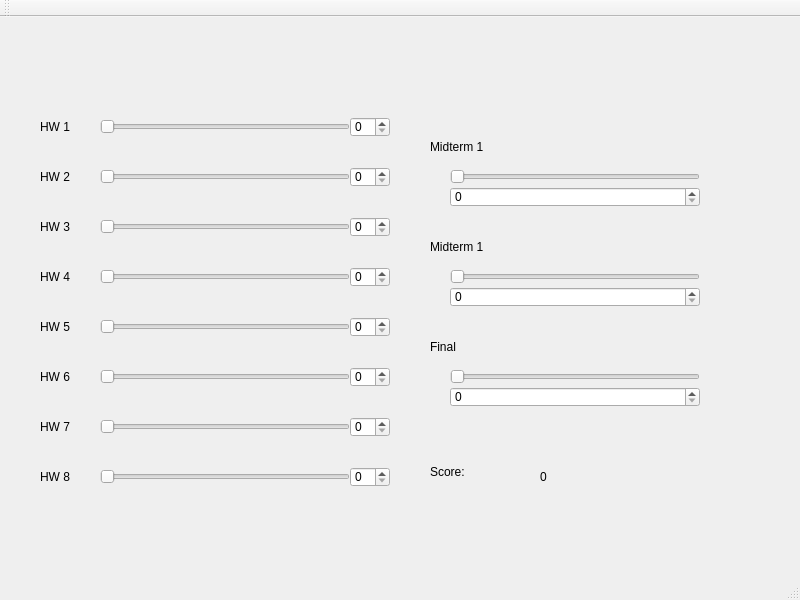
<?xml version="1.0" encoding="UTF-8"?>
<ui version="4.0">
 <class>MainWindow</class>
 <widget class="QMainWindow" name="MainWindow">
  <property name="geometry">
   <rect>
    <x>0</x>
    <y>0</y>
    <width>800</width>
    <height>600</height>
   </rect>
  </property>
  <property name="windowTitle">
   <string>MainWindow</string>
  </property>
  <widget class="QWidget" name="centralWidget">
   <widget class="QSlider" name="horizontalSlider">
    <property name="geometry">
     <rect>
      <x>100</x>
      <y>100</y>
      <width>250</width>
      <height>20</height>
     </rect>
    </property>
    <property name="maximum">
     <number>20</number>
    </property>
    <property name="pageStep">
     <number>11</number>
    </property>
    <property name="orientation">
     <enum>Qt::Horizontal</enum>
    </property>
   </widget>
   <widget class="QSlider" name="horizontalSlider_2">
    <property name="geometry">
     <rect>
      <x>100</x>
      <y>150</y>
      <width>250</width>
      <height>20</height>
     </rect>
    </property>
    <property name="maximum">
     <number>20</number>
    </property>
    <property name="orientation">
     <enum>Qt::Horizontal</enum>
    </property>
   </widget>
   <widget class="QSlider" name="horizontalSlider_3">
    <property name="geometry">
     <rect>
      <x>100</x>
      <y>200</y>
      <width>250</width>
      <height>20</height>
     </rect>
    </property>
    <property name="maximum">
     <number>20</number>
    </property>
    <property name="orientation">
     <enum>Qt::Horizontal</enum>
    </property>
   </widget>
   <widget class="QSlider" name="horizontalSlider_4">
    <property name="geometry">
     <rect>
      <x>100</x>
      <y>250</y>
      <width>250</width>
      <height>20</height>
     </rect>
    </property>
    <property name="maximum">
     <number>20</number>
    </property>
    <property name="orientation">
     <enum>Qt::Horizontal</enum>
    </property>
   </widget>
   <widget class="QSlider" name="horizontalSlider_5">
    <property name="geometry">
     <rect>
      <x>100</x>
      <y>300</y>
      <width>250</width>
      <height>20</height>
     </rect>
    </property>
    <property name="maximum">
     <number>20</number>
    </property>
    <property name="orientation">
     <enum>Qt::Horizontal</enum>
    </property>
   </widget>
   <widget class="QSlider" name="horizontalSlider_6">
    <property name="geometry">
     <rect>
      <x>100</x>
      <y>350</y>
      <width>250</width>
      <height>20</height>
     </rect>
    </property>
    <property name="maximum">
     <number>20</number>
    </property>
    <property name="orientation">
     <enum>Qt::Horizontal</enum>
    </property>
   </widget>
   <widget class="QSlider" name="horizontalSlider_7">
    <property name="geometry">
     <rect>
      <x>100</x>
      <y>400</y>
      <width>250</width>
      <height>20</height>
     </rect>
    </property>
    <property name="maximum">
     <number>20</number>
    </property>
    <property name="orientation">
     <enum>Qt::Horizontal</enum>
    </property>
   </widget>
   <widget class="QSlider" name="horizontalSlider_8">
    <property name="geometry">
     <rect>
      <x>100</x>
      <y>450</y>
      <width>250</width>
      <height>20</height>
     </rect>
    </property>
    <property name="maximum">
     <number>20</number>
    </property>
    <property name="orientation">
     <enum>Qt::Horizontal</enum>
    </property>
   </widget>
   <widget class="QLabel" name="label">
    <property name="geometry">
     <rect>
      <x>40</x>
      <y>100</y>
      <width>50</width>
      <height>20</height>
     </rect>
    </property>
    <property name="text">
     <string>HW 1</string>
    </property>
   </widget>
   <widget class="QLabel" name="label_2">
    <property name="geometry">
     <rect>
      <x>40</x>
      <y>150</y>
      <width>50</width>
      <height>20</height>
     </rect>
    </property>
    <property name="text">
     <string>HW 2</string>
    </property>
   </widget>
   <widget class="QLabel" name="label_3">
    <property name="geometry">
     <rect>
      <x>40</x>
      <y>200</y>
      <width>50</width>
      <height>20</height>
     </rect>
    </property>
    <property name="text">
     <string>HW 3</string>
    </property>
   </widget>
   <widget class="QLabel" name="label_4">
    <property name="geometry">
     <rect>
      <x>40</x>
      <y>250</y>
      <width>50</width>
      <height>20</height>
     </rect>
    </property>
    <property name="text">
     <string>HW 4</string>
    </property>
   </widget>
   <widget class="QLabel" name="label_5">
    <property name="geometry">
     <rect>
      <x>40</x>
      <y>300</y>
      <width>50</width>
      <height>20</height>
     </rect>
    </property>
    <property name="text">
     <string>HW 5</string>
    </property>
   </widget>
   <widget class="QLabel" name="label_6">
    <property name="geometry">
     <rect>
      <x>40</x>
      <y>350</y>
      <width>50</width>
      <height>20</height>
     </rect>
    </property>
    <property name="text">
     <string>HW 6</string>
    </property>
   </widget>
   <widget class="QLabel" name="label_7">
    <property name="geometry">
     <rect>
      <x>40</x>
      <y>400</y>
      <width>50</width>
      <height>20</height>
     </rect>
    </property>
    <property name="text">
     <string>HW 7</string>
    </property>
   </widget>
   <widget class="QLabel" name="label_8">
    <property name="geometry">
     <rect>
      <x>40</x>
      <y>450</y>
      <width>50</width>
      <height>20</height>
     </rect>
    </property>
    <property name="text">
     <string>HW 8</string>
    </property>
   </widget>
   <widget class="QSpinBox" name="spinBox">
    <property name="geometry">
     <rect>
      <x>350</x>
      <y>100</y>
      <width>40</width>
      <height>20</height>
     </rect>
    </property>
    <property name="maximum">
     <number>20</number>
    </property>
   </widget>
   <widget class="QSpinBox" name="spinBox_2">
    <property name="geometry">
     <rect>
      <x>350</x>
      <y>150</y>
      <width>40</width>
      <height>20</height>
     </rect>
    </property>
    <property name="maximum">
     <number>20</number>
    </property>
   </widget>
   <widget class="QSpinBox" name="spinBox_3">
    <property name="geometry">
     <rect>
      <x>350</x>
      <y>200</y>
      <width>40</width>
      <height>20</height>
     </rect>
    </property>
    <property name="maximum">
     <number>20</number>
    </property>
   </widget>
   <widget class="QSpinBox" name="spinBox_4">
    <property name="geometry">
     <rect>
      <x>350</x>
      <y>250</y>
      <width>40</width>
      <height>20</height>
     </rect>
    </property>
    <property name="maximum">
     <number>20</number>
    </property>
   </widget>
   <widget class="QSpinBox" name="spinBox_5">
    <property name="geometry">
     <rect>
      <x>350</x>
      <y>300</y>
      <width>40</width>
      <height>20</height>
     </rect>
    </property>
    <property name="maximum">
     <number>20</number>
    </property>
   </widget>
   <widget class="QSpinBox" name="spinBox_6">
    <property name="geometry">
     <rect>
      <x>350</x>
      <y>350</y>
      <width>40</width>
      <height>20</height>
     </rect>
    </property>
    <property name="maximum">
     <number>20</number>
    </property>
   </widget>
   <widget class="QSpinBox" name="spinBox_7">
    <property name="geometry">
     <rect>
      <x>350</x>
      <y>400</y>
      <width>40</width>
      <height>20</height>
     </rect>
    </property>
    <property name="maximum">
     <number>20</number>
    </property>
   </widget>
   <widget class="QSpinBox" name="spinBox_8">
    <property name="geometry">
     <rect>
      <x>350</x>
      <y>450</y>
      <width>40</width>
      <height>20</height>
     </rect>
    </property>
    <property name="maximum">
     <number>20</number>
    </property>
   </widget>
   <widget class="QSpinBox" name="spinBox_9">
    <property name="geometry">
     <rect>
      <x>450</x>
      <y>170</y>
      <width>250</width>
      <height>20</height>
     </rect>
    </property>
    <property name="maximum">
     <number>20</number>
    </property>
   </widget>
   <widget class="QSlider" name="horizontalSlider_9">
    <property name="geometry">
     <rect>
      <x>450</x>
      <y>150</y>
      <width>250</width>
      <height>20</height>
     </rect>
    </property>
    <property name="maximum">
     <number>20</number>
    </property>
    <property name="orientation">
     <enum>Qt::Horizontal</enum>
    </property>
   </widget>
   <widget class="QSlider" name="horizontalSlider_10">
    <property name="geometry">
     <rect>
      <x>450</x>
      <y>250</y>
      <width>250</width>
      <height>20</height>
     </rect>
    </property>
    <property name="maximum">
     <number>20</number>
    </property>
    <property name="orientation">
     <enum>Qt::Horizontal</enum>
    </property>
   </widget>
   <widget class="QSpinBox" name="spinBox_10">
    <property name="geometry">
     <rect>
      <x>450</x>
      <y>270</y>
      <width>250</width>
      <height>20</height>
     </rect>
    </property>
    <property name="maximum">
     <number>20</number>
    </property>
   </widget>
   <widget class="QSlider" name="horizontalSlider_11">
    <property name="geometry">
     <rect>
      <x>450</x>
      <y>350</y>
      <width>250</width>
      <height>20</height>
     </rect>
    </property>
    <property name="maximum">
     <number>20</number>
    </property>
    <property name="orientation">
     <enum>Qt::Horizontal</enum>
    </property>
   </widget>
   <widget class="QSpinBox" name="spinBox_11">
    <property name="geometry">
     <rect>
      <x>450</x>
      <y>370</y>
      <width>250</width>
      <height>20</height>
     </rect>
    </property>
    <property name="maximum">
     <number>20</number>
    </property>
   </widget>
   <widget class="QLabel" name="label_9">
    <property name="geometry">
     <rect>
      <x>430</x>
      <y>120</y>
      <width>60</width>
      <height>20</height>
     </rect>
    </property>
    <property name="text">
     <string>Midterm 1</string>
    </property>
   </widget>
   <widget class="QLabel" name="label_10">
    <property name="geometry">
     <rect>
      <x>430</x>
      <y>220</y>
      <width>60</width>
      <height>20</height>
     </rect>
    </property>
    <property name="text">
     <string>Midterm 1</string>
    </property>
   </widget>
   <widget class="QLabel" name="label_11">
    <property name="geometry">
     <rect>
      <x>430</x>
      <y>320</y>
      <width>40</width>
      <height>20</height>
     </rect>
    </property>
    <property name="text">
     <string>Final</string>
    </property>
   </widget>
   <widget class="QLabel" name="label_12">
    <property name="geometry">
     <rect>
      <x>430</x>
      <y>440</y>
      <width>40</width>
      <height>30</height>
     </rect>
    </property>
    <property name="text">
     <string>Score:</string>
    </property>
   </widget>
   <widget class="QLabel" name="label_13">
    <property name="geometry">
     <rect>
      <x>540</x>
      <y>450</y>
      <width>40</width>
      <height>20</height>
     </rect>
    </property>
    <property name="text">
     <string>0</string>
    </property>
   </widget>
   <zorder>horizontalSlider</zorder>
   <zorder>horizontalSlider_2</zorder>
   <zorder>horizontalSlider_3</zorder>
   <zorder>horizontalSlider_4</zorder>
   <zorder>horizontalSlider_5</zorder>
   <zorder>horizontalSlider_6</zorder>
   <zorder>horizontalSlider_7</zorder>
   <zorder>horizontalSlider_8</zorder>
   <zorder>spinBox</zorder>
   <zorder>spinBox_2</zorder>
   <zorder>spinBox_3</zorder>
   <zorder>spinBox_4</zorder>
   <zorder>spinBox_5</zorder>
   <zorder>spinBox_6</zorder>
   <zorder>spinBox_7</zorder>
   <zorder>spinBox_8</zorder>
   <zorder>label</zorder>
   <zorder>label_2</zorder>
   <zorder>label_3</zorder>
   <zorder>label_4</zorder>
   <zorder>label_5</zorder>
   <zorder>label_6</zorder>
   <zorder>label_7</zorder>
   <zorder>label_8</zorder>
   <zorder>spinBox_9</zorder>
   <zorder>horizontalSlider_9</zorder>
   <zorder>horizontalSlider_10</zorder>
   <zorder>spinBox_10</zorder>
   <zorder>horizontalSlider_11</zorder>
   <zorder>spinBox_11</zorder>
   <zorder>label_9</zorder>
   <zorder>label_10</zorder>
   <zorder>label_11</zorder>
   <zorder>label_12</zorder>
   <zorder>label_13</zorder>
  </widget>
  <widget class="QMenuBar" name="menuBar">
   <property name="geometry">
    <rect>
     <x>0</x>
     <y>0</y>
     <width>800</width>
     <height>17</height>
    </rect>
   </property>
  </widget>
  <widget class="QToolBar" name="mainToolBar">
   <attribute name="toolBarArea">
    <enum>TopToolBarArea</enum>
   </attribute>
   <attribute name="toolBarBreak">
    <bool>false</bool>
   </attribute>
  </widget>
  <widget class="QStatusBar" name="statusBar"/>
 </widget>
 <layoutdefault spacing="6" margin="11"/>
 <resources/>
 <connections>
  <connection>
   <sender>horizontalSlider</sender>
   <signal>valueChanged(int)</signal>
   <receiver>spinBox</receiver>
   <slot>setValue(int)</slot>
   <hints>
    <hint type="sourcelabel">
     <x>284</x>
     <y>134</y>
    </hint>
    <hint type="destinationlabel">
     <x>377</x>
     <y>131</y>
    </hint>
   </hints>
  </connection>
  <connection>
   <sender>horizontalSlider_2</sender>
   <signal>valueChanged(int)</signal>
   <receiver>spinBox_2</receiver>
   <slot>setValue(int)</slot>
   <hints>
    <hint type="sourcelabel">
     <x>315</x>
     <y>183</y>
    </hint>
    <hint type="destinationlabel">
     <x>366</x>
     <y>181</y>
    </hint>
   </hints>
  </connection>
  <connection>
   <sender>spinBox</sender>
   <signal>valueChanged(int)</signal>
   <receiver>horizontalSlider</receiver>
   <slot>setValue(int)</slot>
   <hints>
    <hint type="sourcelabel">
     <x>376</x>
     <y>138</y>
    </hint>
    <hint type="destinationlabel">
     <x>282</x>
     <y>131</y>
    </hint>
   </hints>
  </connection>
  <connection>
   <sender>spinBox_2</sender>
   <signal>valueChanged(int)</signal>
   <receiver>horizontalSlider_2</receiver>
   <slot>setValue(int)</slot>
   <hints>
    <hint type="sourcelabel">
     <x>363</x>
     <y>187</y>
    </hint>
    <hint type="destinationlabel">
     <x>288</x>
     <y>182</y>
    </hint>
   </hints>
  </connection>
  <connection>
   <sender>horizontalSlider_3</sender>
   <signal>valueChanged(int)</signal>
   <receiver>spinBox_3</receiver>
   <slot>setValue(int)</slot>
   <hints>
    <hint type="sourcelabel">
     <x>255</x>
     <y>233</y>
    </hint>
    <hint type="destinationlabel">
     <x>362</x>
     <y>229</y>
    </hint>
   </hints>
  </connection>
  <connection>
   <sender>spinBox_3</sender>
   <signal>valueChanged(int)</signal>
   <receiver>horizontalSlider_3</receiver>
   <slot>setValue(int)</slot>
   <hints>
    <hint type="sourcelabel">
     <x>364</x>
     <y>242</y>
    </hint>
    <hint type="destinationlabel">
     <x>267</x>
     <y>244</y>
    </hint>
   </hints>
  </connection>
  <connection>
   <sender>horizontalSlider_4</sender>
   <signal>valueChanged(int)</signal>
   <receiver>spinBox_4</receiver>
   <slot>setValue(int)</slot>
   <hints>
    <hint type="sourcelabel">
     <x>239</x>
     <y>283</y>
    </hint>
    <hint type="destinationlabel">
     <x>370</x>
     <y>280</y>
    </hint>
   </hints>
  </connection>
  <connection>
   <sender>spinBox_4</sender>
   <signal>valueChanged(int)</signal>
   <receiver>horizontalSlider_4</receiver>
   <slot>setValue(int)</slot>
   <hints>
    <hint type="sourcelabel">
     <x>366</x>
     <y>284</y>
    </hint>
    <hint type="destinationlabel">
     <x>267</x>
     <y>295</y>
    </hint>
   </hints>
  </connection>
  <connection>
   <sender>horizontalSlider_5</sender>
   <signal>valueChanged(int)</signal>
   <receiver>spinBox_5</receiver>
   <slot>setValue(int)</slot>
   <hints>
    <hint type="sourcelabel">
     <x>242</x>
     <y>338</y>
    </hint>
    <hint type="destinationlabel">
     <x>367</x>
     <y>331</y>
    </hint>
   </hints>
  </connection>
  <connection>
   <sender>spinBox_5</sender>
   <signal>valueChanged(int)</signal>
   <receiver>horizontalSlider_5</receiver>
   <slot>setValue(int)</slot>
   <hints>
    <hint type="sourcelabel">
     <x>370</x>
     <y>341</y>
    </hint>
    <hint type="destinationlabel">
     <x>287</x>
     <y>342</y>
    </hint>
   </hints>
  </connection>
  <connection>
   <sender>horizontalSlider_6</sender>
   <signal>valueChanged(int)</signal>
   <receiver>spinBox_6</receiver>
   <slot>setValue(int)</slot>
   <hints>
    <hint type="sourcelabel">
     <x>265</x>
     <y>380</y>
    </hint>
    <hint type="destinationlabel">
     <x>369</x>
     <y>382</y>
    </hint>
   </hints>
  </connection>
  <connection>
   <sender>spinBox_6</sender>
   <signal>valueChanged(int)</signal>
   <receiver>horizontalSlider_6</receiver>
   <slot>setValue(int)</slot>
   <hints>
    <hint type="sourcelabel">
     <x>365</x>
     <y>387</y>
    </hint>
    <hint type="destinationlabel">
     <x>242</x>
     <y>394</y>
    </hint>
   </hints>
  </connection>
  <connection>
   <sender>horizontalSlider_7</sender>
   <signal>valueChanged(int)</signal>
   <receiver>spinBox_7</receiver>
   <slot>setValue(int)</slot>
   <hints>
    <hint type="sourcelabel">
     <x>246</x>
     <y>433</y>
    </hint>
    <hint type="destinationlabel">
     <x>356</x>
     <y>430</y>
    </hint>
   </hints>
  </connection>
  <connection>
   <sender>spinBox_7</sender>
   <signal>valueChanged(int)</signal>
   <receiver>horizontalSlider_7</receiver>
   <slot>setValue(int)</slot>
   <hints>
    <hint type="sourcelabel">
     <x>367</x>
     <y>443</y>
    </hint>
    <hint type="destinationlabel">
     <x>276</x>
     <y>444</y>
    </hint>
   </hints>
  </connection>
  <connection>
   <sender>horizontalSlider_8</sender>
   <signal>valueChanged(int)</signal>
   <receiver>spinBox_8</receiver>
   <slot>setValue(int)</slot>
   <hints>
    <hint type="sourcelabel">
     <x>258</x>
     <y>491</y>
    </hint>
    <hint type="destinationlabel">
     <x>369</x>
     <y>480</y>
    </hint>
   </hints>
  </connection>
  <connection>
   <sender>spinBox_8</sender>
   <signal>valueChanged(int)</signal>
   <receiver>horizontalSlider_8</receiver>
   <slot>setValue(int)</slot>
   <hints>
    <hint type="sourcelabel">
     <x>372</x>
     <y>490</y>
    </hint>
    <hint type="destinationlabel">
     <x>298</x>
     <y>489</y>
    </hint>
   </hints>
  </connection>
  <connection>
   <sender>horizontalSlider_9</sender>
   <signal>valueChanged(int)</signal>
   <receiver>spinBox_9</receiver>
   <slot>setValue(int)</slot>
   <hints>
    <hint type="sourcelabel">
     <x>566</x>
     <y>182</y>
    </hint>
    <hint type="destinationlabel">
     <x>566</x>
     <y>203</y>
    </hint>
   </hints>
  </connection>
  <connection>
   <sender>spinBox_9</sender>
   <signal>valueChanged(int)</signal>
   <receiver>horizontalSlider_9</receiver>
   <slot>setValue(int)</slot>
   <hints>
    <hint type="sourcelabel">
     <x>594</x>
     <y>209</y>
    </hint>
    <hint type="destinationlabel">
     <x>609</x>
     <y>185</y>
    </hint>
   </hints>
  </connection>
  <connection>
   <sender>horizontalSlider_10</sender>
   <signal>valueChanged(int)</signal>
   <receiver>spinBox_10</receiver>
   <slot>setValue(int)</slot>
   <hints>
    <hint type="sourcelabel">
     <x>576</x>
     <y>286</y>
    </hint>
    <hint type="destinationlabel">
     <x>577</x>
     <y>308</y>
    </hint>
   </hints>
  </connection>
  <connection>
   <sender>spinBox_10</sender>
   <signal>valueChanged(int)</signal>
   <receiver>horizontalSlider_10</receiver>
   <slot>setValue(int)</slot>
   <hints>
    <hint type="sourcelabel">
     <x>630</x>
     <y>300</y>
    </hint>
    <hint type="destinationlabel">
     <x>631</x>
     <y>283</y>
    </hint>
   </hints>
  </connection>
  <connection>
   <sender>horizontalSlider_11</sender>
   <signal>valueChanged(int)</signal>
   <receiver>spinBox_11</receiver>
   <slot>setValue(int)</slot>
   <hints>
    <hint type="sourcelabel">
     <x>610</x>
     <y>385</y>
    </hint>
    <hint type="destinationlabel">
     <x>611</x>
     <y>408</y>
    </hint>
   </hints>
  </connection>
  <connection>
   <sender>spinBox_11</sender>
   <signal>valueChanged(int)</signal>
   <receiver>horizontalSlider_11</receiver>
   <slot>setValue(int)</slot>
   <hints>
    <hint type="sourcelabel">
     <x>651</x>
     <y>410</y>
    </hint>
    <hint type="destinationlabel">
     <x>641</x>
     <y>385</y>
    </hint>
   </hints>
  </connection>
 </connections>
</ui>
